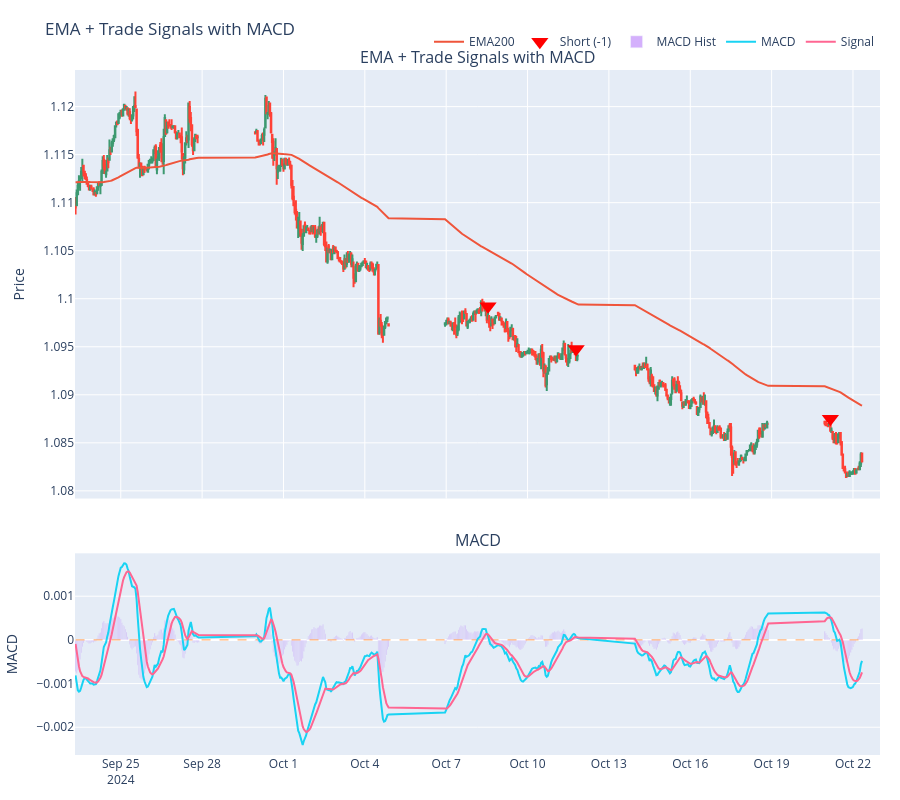

Notebook source saved alongside this figure:
### Code cell
import plotly.graph_objects as go
from plotly.subplots import make_subplots

def plot_ema_macd(
    df: pd.DataFrame,
    ema_col: str = "EMA200",
    signal_col: str = "pre_signal",
    macd_col: str = "MACD_12_26_9",
    macds_col: str = "MACDs_12_26_9",
    macdh_col: str = "MACDh_12_26_9",
    title: str | None = None,
    start: str | None = None,
    end: str | None = None,
):
    # Checks
    required_ohlc = {"Open", "High", "Low", "Close"}
    missing = required_ohlc - set(df.columns)
    if missing:
        raise ValueError(f"Missing OHLC columns: {missing}")
    for col in [ema_col, signal_col, macd_col, macds_col, macdh_col]:
        if col not in df.columns:
            raise ValueError(f"Column '{col}' not found in df.")

    # Slice
    _df = df.loc[start:end].copy() if (start or end) else df.copy()
    if _df.empty:
        raise ValueError("Selected slice is empty. Check 'start'/'end'.")

    fig = make_subplots(
        rows=2, cols=1, shared_xaxes=True, vertical_spacing=0.08,
        row_heights=[0.68, 0.32],
        subplot_titles=(title or "Price / EMA / Signals", "MACD")
    )

    # Row 1: Candles
    fig.add_trace(
        go.Candlestick(
            x=_df.index, open=_df["Open"], high=_df["High"],
            low=_df["Low"], close=_df["Close"],
            name="Candles", showlegend=False
        ),
        row=1, col=1
    )

    # EMA
    fig.add_trace(
        go.Scatter(x=_df.index, y=_df[ema_col], mode="lines", name=ema_col),
        row=1, col=1
    )

    # Signals → purple triangles
    sig = _df[signal_col].fillna(0)
    hl_range = (_df["High"] - _df["Low"]).astype(float)
    # Use 'where' to substitute 0 ranges with a tiny fraction of price
    hl_range = hl_range.where(hl_range != 0, _df["Close"] * 0.001)
    offset = np.maximum(hl_range * 0.2, _df["Close"] * 0.0005)

    long_mask = sig.eq(1)
    if long_mask.any():
        long_y = (_df["Low"] - offset)[long_mask]
        fig.add_trace(
            go.Scatter(
                x=_df.index[long_mask], y=long_y,
                mode="markers",
                marker=dict(symbol="triangle-up", size=15, color="green"),
                name="Long (+1)"
            ),
            row=1, col=1
        )

    short_mask = sig.eq(-1)
    if short_mask.any():
        short_y = (_df["High"] + offset)[short_mask]
        fig.add_trace(
            go.Scatter(
                x=_df.index[short_mask], y=short_y,
                mode="markers",
                marker=dict(symbol="triangle-down", size=15, color="red"),
                name="Short (-1)"
            ),
            row=1, col=1
        )

    # Row 2: MACD
    fig.add_trace(go.Bar(x=_df.index, y=_df[macdh_col], name="MACD Hist", opacity=0.5), row=2, col=1)
    fig.add_trace(go.Scatter(x=_df.index, y=np.zeros(len(_df)), mode="lines",
                             line=dict(width=1, dash="dash"), showlegend=False), row=2, col=1)
    fig.add_trace(go.Scatter(x=_df.index, y=_df[macd_col],  mode="lines", name="MACD"),  row=2, col=1)
    fig.add_trace(go.Scatter(x=_df.index, y=_df[macds_col], mode="lines", name="Signal"), row=2, col=1)

    fig.update_layout(
        title=title or "EMA & Signals with MACD",
        xaxis_rangeslider_visible=False,
        hovermode="x unified",
        legend=dict(orientation="h", yanchor="bottom", y=1.02, xanchor="right", x=1),
        margin=dict(l=40, r=20, t=70, b=40),
        height=800
    )
    fig.update_yaxes(title_text="Price", row=1, col=1)
    fig.update_yaxes(title_text="MACD",  row=2, col=1)
    return fig


fig = plot_ema_macd(
    df[1000:1500],
    ema_col="EMA200",
    signal_col="pre_signal",
    macd_col="MACD_12_26_9",
    macds_col="MACDs_12_26_9",
    macdh_col="MACDh_12_26_9",
    title="EMA + Trade Signals with MACD"
)
fig.show()

### Figure 1 — Plotly figure (JSON) as saved in the notebook; plotly's stock layout.template omitted (floating-point values rounded to 4 significant figures; data arrays with more than 128 entries replaced by an {"elided": "..."} marker saying what was removed)
{"data": [{"close": {"elided": "500 float values"}, "high": {"elided": "500 float values"}, "low": {"elided": "500 float values"}, "name": "Candles", "open": {"elided": "500 float values"}, "showlegend": false, "type": "candlestick", "x": {"elided": "500 str values"}, "xaxis": "x", "yaxis": "y"}, {"mode": "lines", "name": "EMA200", "type": "scatter", "x": {"elided": "500 str values"}, "xaxis": "x", "y": {"elided": "500 float values"}, "yaxis": "y"}, {"marker": {"color": "red", "size": 15, "symbol": "triangle-down"}, "mode": "markers", "name": "Short (-1)", "type": "scatter", "x": ["2024-10-08T13:00:00+00:00", "2024-10-11T19:00:00+00:00", "2024-10-21T04:00:00+00:00"], "xaxis": "x", "y": [1.099, 1.095, 1.087], "yaxis": "y"}, {"name": "MACD Hist", "opacity": 0.5, "type": "bar", "x": {"elided": "500 str values"}, "xaxis": "x2", "y": {"elided": "500 float values"}, "yaxis": "y2"}, {"line": {"dash": "dash", "width": 1}, "mode": "lines", "showlegend": false, "type": "scatter", "x": {"elided": "500 str values"}, "xaxis": "x2", "y": {"elided": "500 int values"}, "yaxis": "y2"}, {"mode": "lines", "name": "MACD", "type": "scatter", "x": {"elided": "500 str values"}, "xaxis": "x2", "y": {"elided": "500 float values"}, "yaxis": "y2"}, {"mode": "lines", "name": "Signal", "type": "scatter", "x": {"elided": "500 str values"}, "xaxis": "x2", "y": {"elided": "500 float values"}, "yaxis": "y2"}], "layout": {"annotations": [{"font": {"size": 16}, "showarrow": false, "text": "EMA + Trade Signals with MACD", "x": 0.5, "xanchor": "center", "xref": "paper", "y": 1, "yanchor": "bottom", "yref": "paper"}, {"font": {"size": 16}, "showarrow": false, "text": "MACD", "x": 0.5, "xanchor": "center", "xref": "paper", "y": 0.2944, "yanchor": "bottom", "yref": "paper"}], "height": 800, "hovermode": "x unified", "legend": {"orientation": "h", "x": 1, "xanchor": "right", "y": 1.02, "yanchor": "bottom"}, "margin": {"b": 40, "l": 40, "r": 20, "t": 70}, "title": {"text": "EMA + Trade Signals with MACD"}, "xaxis": {"anchor": "y", "domain": [0, 1], "matches": "x2", "rangeslider": {"visible": false}, "showticklabels": false}, "xaxis2": {"anchor": "y2", "domain": [0, 1]}, "yaxis": {"anchor": "x", "domain": [0.3744, 1], "title": {"text": "Price"}}, "yaxis2": {"anchor": "x2", "domain": [0, 0.2944], "title": {"text": "MACD"}}}}
